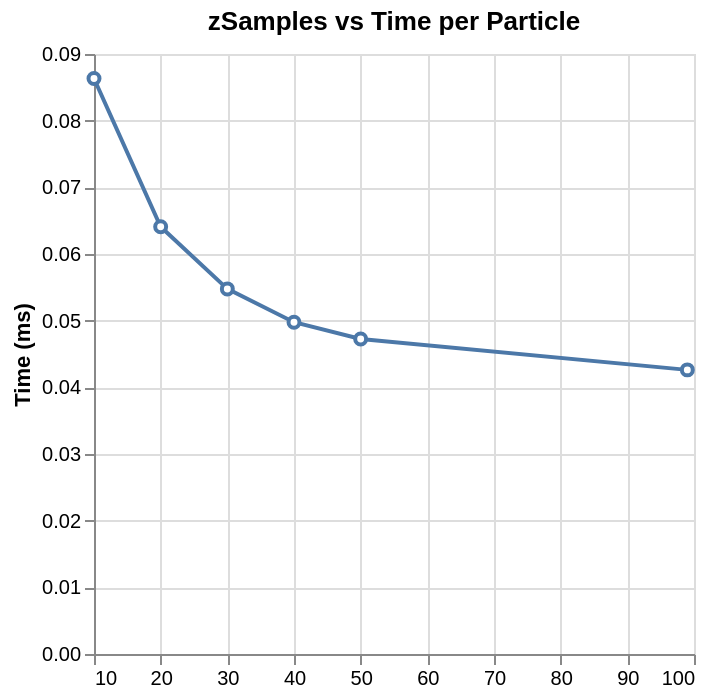

The notebook cell this image was saved under:
### Code cell
base = alt.Chart(data).mark_line(point=alt.OverlayMarkDef(filled=False, fill="white")).encode(
    x=alt.X('zSamples:Q', title=''),
    y=alt.Y('Time per Particle:Q', title='Time (ms)'),
    tooltip= ['Particles:N', alt.Tooltip('Time:Q', title='Time (ms)')],
).properties(
    title='zSamples vs Time per Particle'
)
base

### Figure 1 — Vega-Lite specification as saved in the notebook (floating-point values rounded to 4 significant figures)
{"config": {"view": {"continuousWidth": 300, "continuousHeight": 300}}, "data": {"name": "data-e083ed35f9ad689fccff250490d9ad09"}, "mark": {"type": "line", "point": {"fill": "white", "filled": false}}, "encoding": {"tooltip": [{"field": "Particles", "type": "nominal"}, {"field": "Time", "title": "Time (ms)", "type": "quantitative"}], "x": {"field": "zSamples", "title": "", "type": "quantitative"}, "y": {"field": "Time per Particle", "title": "Time (ms)", "type": "quantitative"}}, "title": "zSamples vs Time per Particle", "$schema": "https://vega.github.io/schema/vega-lite/v6.4.1.json", "datasets": {"data-e083ed35f9ad689fccff250490d9ad09": [{"zSamples": 10, "Particles": 286195, "Time": 24706, "Time per Particle": 0.08633}, {"zSamples": 20, "Particles": 493312, "Time": 31615, "Time per Particle": 0.06409}, {"zSamples": 30, "Particles": 700357, "Time": 38354, "Time per Particle": 0.05476}, {"zSamples": 40, "Particles": 907749, "Time": 45180, "Time per Particle": 0.04977}, {"zSamples": 50, "Particles": 1114983, "Time": 52677, "Time per Particle": 0.04724}, {"zSamples": 99, "Particles": 2129585, "Time": 90759, "Time per Particle": 0.04262}]}}
